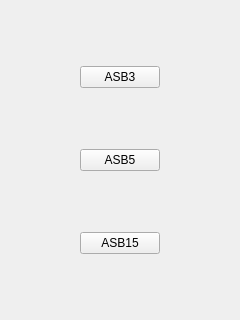
<?xml version="1.0" encoding="UTF-8"?>
<ui version="4.0">
 <class>Diagnostics::CMainControl</class>
 <widget class="QWidget" name="Diagnostics::CMainControl">
  <property name="geometry">
   <rect>
    <x>0</x>
    <y>0</y>
    <width>240</width>
    <height>320</height>
   </rect>
  </property>
  <property name="windowTitle">
   <string>Form</string>
  </property>
  <layout class="QGridLayout" name="gridLayout">
   <item row="3" column="2">
    <spacer name="horizontalSpacer_2">
     <property name="orientation">
      <enum>Qt::Horizontal</enum>
     </property>
     <property name="sizeHint" stdset="0">
      <size>
       <width>40</width>
       <height>20</height>
      </size>
     </property>
    </spacer>
   </item>
   <item row="1" column="1">
    <widget class="QPushButton" name="testASB5">
     <property name="text">
      <string>ASB3</string>
     </property>
    </widget>
   </item>
   <item row="3" column="0">
    <spacer name="horizontalSpacer">
     <property name="orientation">
      <enum>Qt::Horizontal</enum>
     </property>
     <property name="sizeHint" stdset="0">
      <size>
       <width>40</width>
       <height>20</height>
      </size>
     </property>
    </spacer>
   </item>
   <item row="5" column="1">
    <widget class="QPushButton" name="testASB3">
     <property name="text">
      <string>ASB15</string>
     </property>
    </widget>
   </item>
   <item row="0" column="1">
    <spacer name="verticalSpacer">
     <property name="orientation">
      <enum>Qt::Vertical</enum>
     </property>
     <property name="sizeHint" stdset="0">
      <size>
       <width>20</width>
       <height>40</height>
      </size>
     </property>
    </spacer>
   </item>
   <item row="3" column="1">
    <widget class="QPushButton" name="testASB15">
     <property name="text">
      <string>ASB5</string>
     </property>
    </widget>
   </item>
   <item row="2" column="1">
    <spacer name="verticalSpacer_2">
     <property name="orientation">
      <enum>Qt::Vertical</enum>
     </property>
     <property name="sizeHint" stdset="0">
      <size>
       <width>20</width>
       <height>40</height>
      </size>
     </property>
    </spacer>
   </item>
   <item row="4" column="1">
    <spacer name="verticalSpacer_3">
     <property name="orientation">
      <enum>Qt::Vertical</enum>
     </property>
     <property name="sizeHint" stdset="0">
      <size>
       <width>20</width>
       <height>40</height>
      </size>
     </property>
    </spacer>
   </item>
   <item row="6" column="1">
    <spacer name="verticalSpacer_4">
     <property name="orientation">
      <enum>Qt::Vertical</enum>
     </property>
     <property name="sizeHint" stdset="0">
      <size>
       <width>20</width>
       <height>40</height>
      </size>
     </property>
    </spacer>
   </item>
  </layout>
 </widget>
 <resources/>
 <connections/>
</ui>
